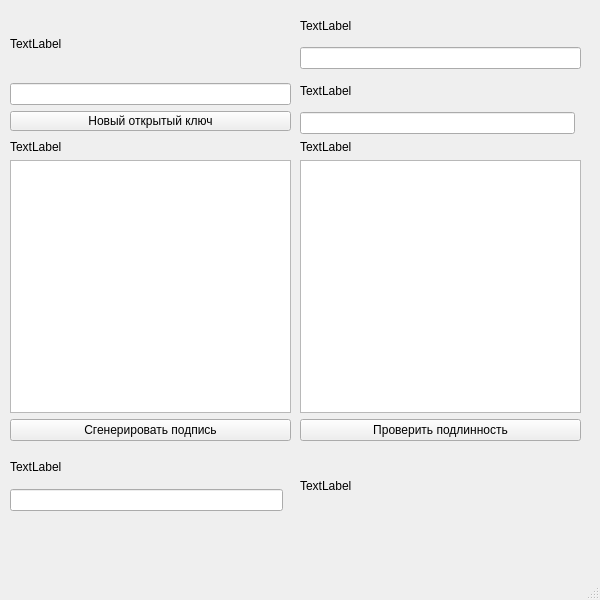
<?xml version="1.0" encoding="UTF-8"?>
<ui version="4.0">
 <class>mainWindow</class>
 <widget class="QMainWindow" name="mainWindow">
  <property name="geometry">
   <rect>
    <x>0</x>
    <y>0</y>
    <width>600</width>
    <height>600</height>
   </rect>
  </property>
  <property name="minimumSize">
   <size>
    <width>600</width>
    <height>600</height>
   </size>
  </property>
  <property name="maximumSize">
   <size>
    <width>600</width>
    <height>600</height>
   </size>
  </property>
  <property name="windowTitle">
   <string>MainWindow</string>
  </property>
  <property name="tabShape">
   <enum>QTabWidget::Rounded</enum>
  </property>
  <widget class="QWidget" name="centralwidget">
   <widget class="QWidget" name="gridLayoutWidget">
    <property name="geometry">
     <rect>
      <x>10</x>
      <y>10</y>
      <width>281</width>
      <height>121</height>
     </rect>
    </property>
    <layout class="QGridLayout" name="gridLayout">
     <item row="1" column="0" colspan="3">
      <widget class="QLineEdit" name="lineEdit_pubkey"/>
     </item>
     <item row="0" column="0" colspan="3">
      <widget class="QLabel" name="label_pubkey">
       <property name="text">
        <string>TextLabel</string>
       </property>
      </widget>
     </item>
     <item row="2" column="0" colspan="3">
      <widget class="QPushButton" name="pushButton_new_pubkey">
       <property name="sizePolicy">
        <sizepolicy hsizetype="Expanding" vsizetype="Fixed">
         <horstretch>0</horstretch>
         <verstretch>0</verstretch>
        </sizepolicy>
       </property>
       <property name="maximumSize">
        <size>
         <width>20000</width>
         <height>20</height>
        </size>
       </property>
       <property name="cursor">
        <cursorShape>PointingHandCursor</cursorShape>
       </property>
       <property name="text">
        <string>Новый открытый ключ</string>
       </property>
      </widget>
     </item>
    </layout>
   </widget>
   <widget class="QWidget" name="verticalLayoutWidget_3">
    <property name="geometry">
     <rect>
      <x>10</x>
      <y>140</y>
      <width>281</width>
      <height>301</height>
     </rect>
    </property>
    <layout class="QVBoxLayout" name="verticalLayout_3">
     <item>
      <widget class="QLabel" name="label_input">
       <property name="text">
        <string>TextLabel</string>
       </property>
      </widget>
     </item>
     <item>
      <widget class="QTextEdit" name="textEdit_input"/>
     </item>
     <item>
      <widget class="QPushButton" name="pushButton_encrypt">
       <property name="text">
        <string>Сгенерировать подпись</string>
       </property>
      </widget>
     </item>
    </layout>
   </widget>
   <widget class="QWidget" name="gridLayoutWidget_3">
    <property name="geometry">
     <rect>
      <x>300</x>
      <y>10</y>
      <width>281</width>
      <height>124</height>
     </rect>
    </property>
    <layout class="QGridLayout" name="gridLayout_4">
     <item row="2" column="0" colspan="2">
      <widget class="QLabel" name="label_signature_in">
       <property name="text">
        <string>TextLabel</string>
       </property>
      </widget>
     </item>
     <item row="0" column="0" colspan="2">
      <widget class="QLabel" name="label_pubkey_in">
       <property name="text">
        <string>TextLabel</string>
       </property>
      </widget>
     </item>
     <item row="1" column="0" colspan="2">
      <widget class="QLineEdit" name="lineEdit_pubkey_in"/>
     </item>
     <item row="3" column="0">
      <widget class="QLineEdit" name="lineEdit_signature_in"/>
     </item>
    </layout>
   </widget>
   <widget class="QWidget" name="verticalLayoutWidget_4">
    <property name="geometry">
     <rect>
      <x>300</x>
      <y>140</y>
      <width>281</width>
      <height>301</height>
     </rect>
    </property>
    <layout class="QVBoxLayout" name="verticalLayout_4">
     <item>
      <widget class="QLabel" name="label_output">
       <property name="text">
        <string>TextLabel</string>
       </property>
      </widget>
     </item>
     <item>
      <widget class="QTextEdit" name="textEdit_output"/>
     </item>
     <item>
      <widget class="QPushButton" name="pushButton_check">
       <property name="text">
        <string>Проверить подлинность</string>
       </property>
      </widget>
     </item>
    </layout>
   </widget>
   <widget class="QLabel" name="label_result">
    <property name="geometry">
     <rect>
      <x>300</x>
      <y>460</y>
      <width>281</width>
      <height>51</height>
     </rect>
    </property>
    <property name="text">
     <string>TextLabel</string>
    </property>
   </widget>
   <widget class="QWidget" name="">
    <property name="geometry">
     <rect>
      <x>10</x>
      <y>450</y>
      <width>279</width>
      <height>61</height>
     </rect>
    </property>
    <layout class="QGridLayout" name="gridLayout_3">
     <item row="0" column="0" colspan="2">
      <widget class="QLabel" name="label_signature">
       <property name="text">
        <string>TextLabel</string>
       </property>
      </widget>
     </item>
     <item row="1" column="0">
      <widget class="QLineEdit" name="lineEdit_signature"/>
     </item>
    </layout>
   </widget>
  </widget>
  <widget class="QMenuBar" name="menubar">
   <property name="geometry">
    <rect>
     <x>0</x>
     <y>0</y>
     <width>600</width>
     <height>20</height>
    </rect>
   </property>
  </widget>
  <widget class="QStatusBar" name="statusbar"/>
 </widget>
 <resources/>
 <connections/>
</ui>
